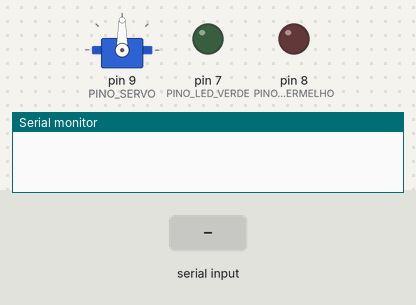
The sketch below on a simulated Arduino Uno, built with avr-gcc and run on an emulated ATmega328P. Shown: servo, output pins drawn as LEDs (lit = HIGH), the last lines printed to the serial monitor. Dashed ring = blinking. Inputs (shaded band) come from the test bench.

Above: at 1.6 s.
1.7 s: "e" received over Serial
At 1.82 s:
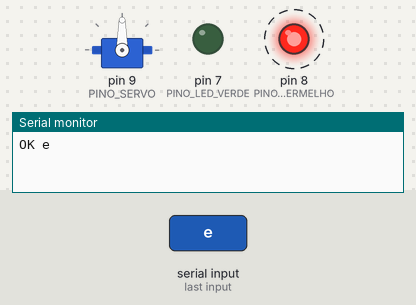
4.7 s: "a90\n" received over Serial
At 5.24 s:
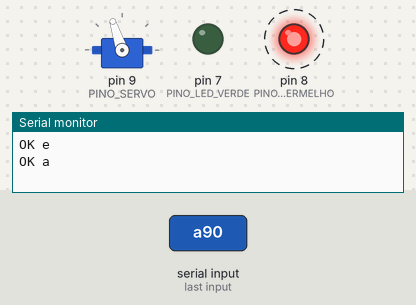
7.7 s: "c90\n" received over Serial
At 7.94 s:
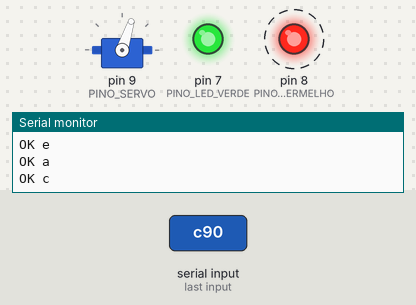
10.7 s: "d" received over Serial
At 11.24 s:
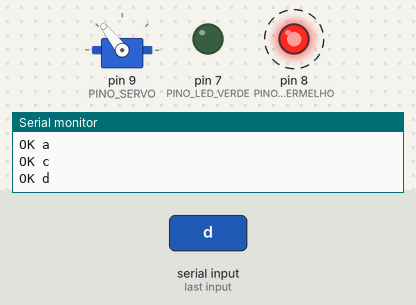
13.7 s: "p090\n" received over Serial
16.7 s: "a,45\n" received over Serial
Timing chart, 0 to 20.7 s (numbered marks = the images above; inputs shaded):
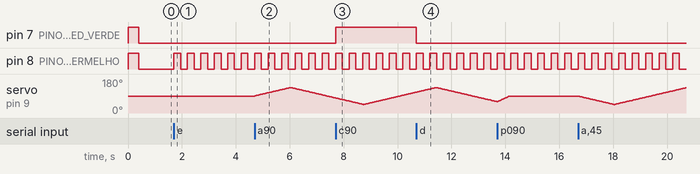

Measured:
- after the input at 1.7 s, pin 8 (PINO_LED_VERMELHO): alternates HIGH for 0.25 s and LOW for 0.25 s, starting at once
- after the input at 4.7 s, servo on pin 9 (PINO_SERVO): rises from 90° to 135° in 1.3 s, then falls to 80° in 1.7 s
- after the input at 7.7 s, pin 7 (PINO_LED_VERDE): LOW → HIGH at once
- after the input at 10.7 s, pin 7 (PINO_LED_VERDE): HIGH → LOW at once

The sketch:

r2d2_servo.ino
```cpp
/*
  R.2.D.2 - Servo do grito + LEDs de estado (Arduino Uno)

  Protocolo serial (9600 baud). O Python envia 1 caractere por comando
  (o 'p' leva mais 3 digitos):
    'a' -> comeca a balancar o servo (R2D2 gritando)
    'b' -> para o servo e volta ao centro
    'c' -> LED VERDE aceso   (R2D2 escutando)
    'd' -> LED VERDE apagado
    'e' -> LED VERMELHO piscando (R2D2 respondendo)
    'f' -> LED VERMELHO apagado
    'p' + 3 digitos -> leva a cabeca ao angulo (ex.: "p090"), em passos
           suaves; usado pelo rastreamento da webcam. Responde "OK p090".
           O angulo e limitado a POS_MIN..POS_MAX e interrompe o balanco.
    '?' -> responde "R2D2/2" (identificacao do firmware)
    's' -> responde "STATE <servo> <verde> <vermelho>" (0 ou 1)
  Cada comando de 'a' a 'f' responde "OK <comando>".
  Um 'p' seguido de algo que nao seja digito responde "ERR p".

  Ligacao:
    Servo sinal (laranja/amarelo) -> pino 9
    Servo VCC (vermelho)          -> 5V
    Servo GND (marrom/preto)      -> GND
    LED verde:    pino 7 -> resistor 220 ohm -> perna longa (anodo, +);
                  perna curta (catodo, -) -> GND
    LED vermelho: pino 8 -> resistor 220 ohm -> perna longa (anodo, +);
                  perna curta (catodo, -) -> GND

  Servo pequeno (SG90 / MG90S) pode ser alimentado pelo 5V do Uno via USB.
  Servo maior ou com carga: use fonte externa de 5-6V e ligue o GND dela
  junto com o GND do Arduino.
*/

#include <Servo.h>

// ---------------- Pinos ----------------
const int PINO_SERVO    = 9;
const int PINO_LED_VERDE    = 7;   // escutando
const int PINO_LED_VERMELHO = 8;   // respondendo

// ---------------- Servo ----------------
const int POS_CENTRO = 90;   // posicao de repouso
const int POS_MIN    = 45;   // limite esquerdo do balanco
const int POS_MAX    = 135;  // limite direito do balanco
const int PASSO      = 1;    // cerca de 33 graus/s, com giro mais amplo
const unsigned long INTERVALO_SERVO_MS = 30;
// Rastreamento: a cabeca anda 1 grau a cada 15 ms ate o angulo pedido
// (cerca de 66 graus/s), evitando trancos quando a webcam pede correcoes.
const unsigned long INTERVALO_RASTREIO_MS = 15;

// ---------------- LEDs ----------------
const unsigned long INTERVALO_PISCA_MS = 250;  // velocidade do LED vermelho

// ---------------- Seguranca (watchdogs) ----------------
// Se o Python travar e nunca mandar o comando de "desligar", cada saida
// desliga sozinha depois do tempo abaixo. Os tempos sao renovados a cada
// novo comando de "ligar" enviado pelo Python.
const unsigned long TEMPO_MAX_SERVO_MS   = 15000;  // grito
const unsigned long TEMPO_MAX_VERDE_MS   = 30000;  // escuta (max ~20 s)
const unsigned long TEMPO_MAX_VERMELHO_MS = 60000; // respostas longas

Servo servo;

// Estado do servo
bool servoMovendo = false;
int pos = POS_CENTRO;
int direcao = 1;
unsigned long ultimaAtualizacaoServo = 0;
unsigned long inicioServo = 0;

// Rastreamento (comando 'p'): angulo pedido e leitura dos 3 digitos
int posAlvo = POS_CENTRO;
unsigned long ultimoPassoRastreio = 0;
int digitosLidos = -1;      // -1 = nao esta lendo um comando 'p'
int anguloLido = 0;

// Estado dos LEDs
bool verdeLigado = false;
unsigned long inicioVerde = 0;

bool vermelhoPiscando = false;
bool vermelhoAceso = false;
unsigned long ultimaPiscada = 0;
unsigned long inicioVermelho = 0;

// ---------------- Funcoes auxiliares ----------------
void pararServo() {
  servoMovendo = false;
  pos = POS_CENTRO;
  posAlvo = POS_CENTRO;
  direcao = 1;
  servo.write(POS_CENTRO);
}

// Recebe um digito do comando 'p'. Devolve false se o caractere nao for
// digito, para que ele seja tratado como um comando normal.
bool lerDigitoAngulo(char c) {
  if (c < '0' || c > '9') {
    digitosLidos = -1;
    Serial.println(F("ERR p"));
    return false;
  }
  anguloLido = anguloLido * 10 + (c - '0');
  digitosLidos++;
  if (digitosLidos < 3) {
    return true;
  }
  digitosLidos = -1;
  servoMovendo = false;               // rastreamento interrompe o balanco
  posAlvo = constrain(anguloLido, POS_MIN, POS_MAX);
  Serial.print(F("OK p"));
  if (anguloLido < 100) Serial.print('0');
  if (anguloLido < 10) Serial.print('0');
  Serial.println(anguloLido);         // ecoa o que foi recebido
  return true;
}

void desligarVerde() {
  verdeLigado = false;
  digitalWrite(PINO_LED_VERDE, LOW);
}

void pararVermelho() {
  vermelhoPiscando = false;
  vermelhoAceso = false;
  digitalWrite(PINO_LED_VERMELHO, LOW);
}

void processarComando(char c) {
  if (digitosLidos >= 0 && lerDigitoAngulo(c)) {
    return;
  }
  switch (c) {
    case '?':
      Serial.println(F("R2D2/2"));
      return;
    case 'p':
      digitosLidos = 0;
      anguloLido = 0;
      return;
    case 's':
      Serial.print(F("STATE "));
      Serial.print(servoMovendo ? 1 : 0);
      Serial.print(' ');
      Serial.print(verdeLigado ? 1 : 0);
      Serial.print(' ');
      Serial.println(vermelhoPiscando ? 1 : 0);
      return;
    case 'a':
      servoMovendo = true;
      inicioServo = millis();
      break;
    case 'b':
      pararServo();
      break;
    case 'c':
      verdeLigado = true;
      inicioVerde = millis();
      digitalWrite(PINO_LED_VERDE, HIGH);
      break;
    case 'd':
      desligarVerde();
      break;
    case 'e':
      if (!vermelhoPiscando) {          // nao reinicia se ja estiver piscando
        vermelhoPiscando = true;
        vermelhoAceso = true;
        ultimaPiscada = millis();
        digitalWrite(PINO_LED_VERMELHO, HIGH);
      }
      inicioVermelho = millis();
      break;
    case 'f':
      pararVermelho();
      break;
    default:
      return;
  }
  Serial.print(F("OK "));
  Serial.println(c);
}

// ---------------- Setup ----------------
void setup() {
  Serial.begin(9600);

  pinMode(PINO_LED_VERDE, OUTPUT);
  pinMode(PINO_LED_VERMELHO, OUTPUT);

  servo.attach(PINO_SERVO);
  servo.write(POS_CENTRO);

  // Teste de ligacao: os dois LEDs acendem por 0,4 s ao ligar/reiniciar
  digitalWrite(PINO_LED_VERDE, HIGH);
  digitalWrite(PINO_LED_VERMELHO, HIGH);
  delay(400);
  digitalWrite(PINO_LED_VERDE, LOW);
  digitalWrite(PINO_LED_VERMELHO, LOW);
}

// ---------------- Loop (sem delay, tudo por millis) ----------------
void loop() {
  // Le comandos vindos do Python
  while (Serial.available() > 0) {
    processarComando(Serial.read());
  }

  // O instante precisa ser posterior aos inicios registrados nos comandos.
  // Caso contrario, a subtracao unsigned pode estourar e disparar o watchdog.
  unsigned long agora = millis();

  // Watchdogs
  if (servoMovendo && agora - inicioServo > TEMPO_MAX_SERVO_MS) {
    pararServo();
  }
  if (verdeLigado && agora - inicioVerde > TEMPO_MAX_VERDE_MS) {
    desligarVerde();
  }
  if (vermelhoPiscando && agora - inicioVermelho > TEMPO_MAX_VERMELHO_MS) {
    pararVermelho();
  }

  // Balanco do servo
  if (servoMovendo && agora - ultimaAtualizacaoServo >= INTERVALO_SERVO_MS) {
    ultimaAtualizacaoServo = agora;
    pos += direcao * PASSO;

    if (pos >= POS_MAX) { pos = POS_MAX; direcao = -1; }
    else if (pos <= POS_MIN) { pos = POS_MIN; direcao = 1; }

    servo.write(pos);
  }

  // Rastreamento: aproxima a cabeca do angulo pedido, 1 grau por vez
  if (!servoMovendo && pos != posAlvo && agora - ultimoPassoRastreio >= INTERVALO_RASTREIO_MS) {
    ultimoPassoRastreio = agora;
    pos += (posAlvo > pos) ? 1 : -1;
    servo.write(pos);
  }

  // Pisca do LED vermelho
  if (vermelhoPiscando && agora - ultimaPiscada >= INTERVALO_PISCA_MS) {
    ultimaPiscada = agora;
    vermelhoAceso = !vermelhoAceso;
    digitalWrite(PINO_LED_VERMELHO, vermelhoAceso ? HIGH : LOW);
  }
}
```
